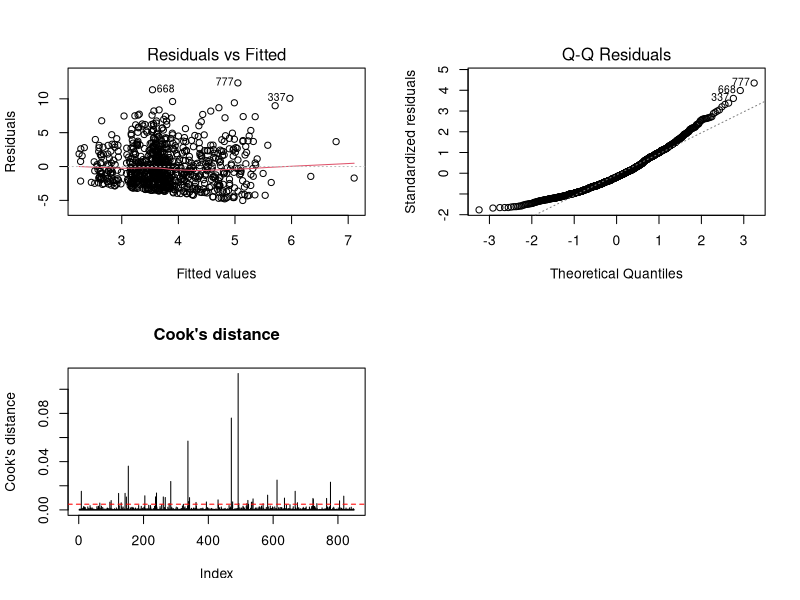

Here is the R script that generated this plot: (Note: this script raises an error after producing the figure.)
## ---- chunk 1
#
knitr::opts_chunk$set(echo = TRUE, warning = FALSE, message = FALSE)
library(tidyverse) # General functions
library(car) # Has capital A Anova
library(rsample) # Allows us to do train test split
set.seed(67) # Set the seed daniel got us to set
## ---- chunk 2
polls <- read.csv("Data/Clean/combined_data.csv") %>% 
  filter(sample_size > 0) %>% # drops the 2 polls whose invalid sample_size (-1) was set to NA
  mutate(abs_err = abs((dem - rep) - act_margin), # how far off the poll was
         correct = if_else(dem == rep, NA_integer_, # did the poll pick the right winner?
                           as.integer(sign(dem - rep) == sign(act_margin))),
         n1000   = sample_size / 1000, # Sample size in thousands (easier to interpret coefficients)
         partisanship = factor(partisanship))
## ---- chunk 3
prep <- function(yr) { 
  polls %>% filter(year == yr) %>% # Datasets are joined, separate by year
    mutate(mode3 = fct_lump_min(factor(mode), min = 30, other_level = "Other"), # All modes with less than 30 polls put in other
           mode3 = relevel(mode3, ref = "Live Phone")) %>% #Reorder mode 
    droplevels()
}
d12 <- prep(2012)
d16 <- prep(2016)
table(d12$mode3); table(d16$mode3)
## ---- chunk 4

set.seed(67)

# 75/25 train test split
split12 <- initial_split(d12, prop = 0.75)
split16 <- initial_split(d16, prop = 0.75)

# Extract training and testing datasets
d12 <- training(split12)
test12  <- testing(split12)

d16 <- training(split16)
test16  <- testing(split16)
## ---- chunk 5
# Fit a full model, null model, model with all interaction terms
full12 <- lm(abs_err ~ mode3 + sample_subpopulation + partisanship + n1000 + days_to_election, data = d12)
null12 <- lm(abs_err ~ 1, data = d12)
full12_int <- lm(abs_err ~ (mode3 + sample_subpopulation + partisanship + n1000 + days_to_election)^2, data = d12)

summary(full12) # Overall fit, coefficient estimates and individual tests
## ---- chunk 6
Anova(full12, type = 2) # Tests the contribution of each predictor
vif(full12) # Checks whether predictors are strongly correlated
## ---- chunk 7
anova(null12, full12) # Do I need to comment this?
## ---- chunk 8
# Run stepwise regression on the regular and full models
step12 <- step(null12, scope = list(lower = ~ 1, upper = formula(full12)), direction = "both", trace = 0)
step12_int <- step12 <- step(null12, scope = list(lower = ~ 1, upper = formula(full12_int)), direction = "both", trace = 0)

# Compare in AIC and BIC, both models are identical
AIC(null12, full12, step12, step12_int)
BIC(null12, full12, step12, step12_int)
## ---- chunk 9
par(mfrow = c(2, 2))
plot(full12, which = 1) # residuals vs fitted
plot(full12, which = 2) # normal Q-Q
plot(cooks.distance(full12), type = "h", ylab = "Cook's distance", main = "Cook's distance")
abline(h = 4 / nrow(d12), col = "red", lty = 2)
par(mfrow = c(1, 1))

sum(abs(rstudent(full12)) > 3) # polls with |studentised residual| > 3
sum(cooks.distance(full12) > 4 / nrow(d12)) # polls above the 4/n guideline
max(cooks.distance(full12)) # worry if > 05 or 1
## ---- chunk 10
# Box-Cox for 2012

# Box-Cox on the full model 
pt12 <- powerTransform(full12)
summary(pt12)            # estimate, Wald CI and test if lambda = 0 or 1
MASS::boxcox(full12, lambda = seq(-0.5, 1.5, by = 0.05))   # Log likelihood

# Close to 0.5, fit 0.5 for simpler interpretability
full12_t <- update(full12, sqrt(abs_err) ~ .) 
summary(full12_t)
plot(full12_t, which = 1)   # residuals vs fitted
plot(full12_t, which = 2)   # normal Q-Q
plot(full12_t, which = 3)   # scale-location (checks constant variance)
plot(full12_t, which = 4)   # Cook's distance
## ---- chunk 11
# Full, null and interaction term models for 2016 data
full16 <- lm(abs_err ~ mode3 + sample_subpopulation + partisanship + n1000 + days_to_election, data = d16)
null16 <- lm(abs_err ~ 1, data = d16)
full16_int <- lm(abs_err ~ (mode3 + sample_subpopulation + partisanship + n1000 + days_to_election)^2, data = d16)

#Summary, run ANOVA, vif for multicollinearity
summary(full16)
Anova(full16, type = 2)
vif(full16)
anova(null16, full16)

## ---- chunk 12
# Stepwise regression on 2016, compare the final models with AIC and BIC
step16 <- step(null16, scope = list(lower = ~ 1, upper = formula(full16)), direction = "both", trace = 0)
step16_int <- step16 <- step(null16, scope = list(lower = ~ 1, upper = formula(full16_int)), direction = "both", trace = 0)

AIC(null16, full16, step16, step16_int)
BIC(null16, full16, step16, step16_int)
## ---- chunk 13
par(mfrow = c(2, 2))
plot(full16, which = 1) # Plot residuals vs fitted
plot(full16, which = 2) # Q-Q Plot
plot(cooks.distance(full16), type = "h", ylab = "Cook's distance", main = "Cook's distance")
abline(h = 4 / nrow(d16), col = "red", lty = 2)
par(mfrow = c(1, 1))

sum(abs(rstudent(full16)) > 3)
sum(cooks.distance(full16) > 4 / nrow(d16))
max(cooks.distance(full16))

## ---- chunk 14
# Box-Cox 2016

# Box-Cox on the full model 
pt16 <- powerTransform(full16)
summary(pt16)            # estimate, Wald CI, Test if lambda = 0 or 1
MASS::boxcox(full16, lambda = seq(-0.5, 1.5, by = 0.05))   # Log likelihood

# Close to 0.5, fit 0.5 for simpler interpretability
full16_t <- update(full16, sqrt(abs_err) ~ .) 
summary(full16_t)
plot(full16_t, which = 1)   # residuals vs fitted
plot(full16_t, which = 2)   # normal Q-Q
plot(full16_t, which = 3)   # scale-location (checks constant variance)
plot(full16_t, which = 4)   # Cook's distance

## ---- chunk 15
l12 <- d12 %>% filter(!is.na(correct), mode3 != "Other") %>% droplevels()
l16 <- d16 %>% filter(!is.na(correct), mode3 != "Other") %>% droplevels()
mean(l12$correct); mean(l16$correct) # proportion of polls that picked the right winner
## ---- chunk 16
g12 <- glm(correct ~ mode3 + sample_subpopulation + partisanship + n1000 + days_to_election, family = binomial, data = l12)
summary(g12)
Anova(g12, type = 2) # likelihood ratio test for each factor
exp(cbind(OR = coef(g12), confint.default(g12))) # odds ratios with 95% CI
anova(glm(correct ~ 1, family = binomial, data = l12), g12, test = "Chisq") # overall model test
## ---- chunk 17
test12_logit <- test12 |>
  filter(!is.na(correct), mode3 != "Other")

test12_logit$pred_prob <- predict(g12, newdata = test12_logit, type = "response")

test12_logit$pred_class <- ifelse(test12_logit$pred_prob >= 0.5, 1, 0)

table(Actual = test12_logit$correct, Predicted = test12_logit$pred_class)

mean(test12_logit$correct == test12_logit$pred_class)
## ---- chunk 18
g16 <- glm(correct ~ mode3 + sample_subpopulation + partisanship + n1000 + days_to_election, family = binomial, data = l16)
summary(g16)
Anova(g16, type = 2)
exp(cbind(OR = coef(g16), confint.default(g16)))
anova(glm(correct ~ 1, family = binomial, data = l16), g16, test = "Chisq")

## ---- chunk 19

test16_logit <- test16 |>
  filter(!is.na(correct), mode3 != "Other")

test16_logit$pred_prob <- predict(g16, newdata = test16_logit, type = "response")

test16_logit$pred_class <- ifelse(test16_logit$pred_prob >= 0.5, 1, 0)

table(Actual = test16_logit$correct, Predicted = test16_logit$pred_class)

mean(test16_logit$correct == test16_logit$pred_class)
